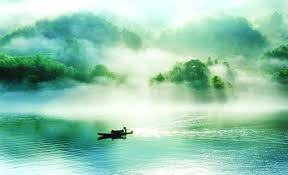
#> input picture pic.jpg, 288 x 175 px
$ python add_num.py
#> lines starting #> are read from the running program, lines starting #| are printed output that depends on the picture
# coding: utf-8
import PIL.Image
import PIL.ImageDraw
import PIL.ImageFont

im = PIL.Image.open('pic.jpg')
#> im is the input picture: PIL image 288x175 RGB; mean R, G, B 147.6, 200.5, 175.6
draw = PIL.ImageDraw.Draw(im)
fontsize = PIL.ImageFont.truetype('arial.ttf',20)
draw.text((270,0),"4",fill=(255,0,0),font=fontsize)
im.save("red.jpg")
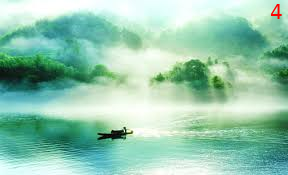
#> saved as red.jpg: PIL image 288x175 RGB; mean R, G, B 147.7, 200.2, 175.4
im.show()
